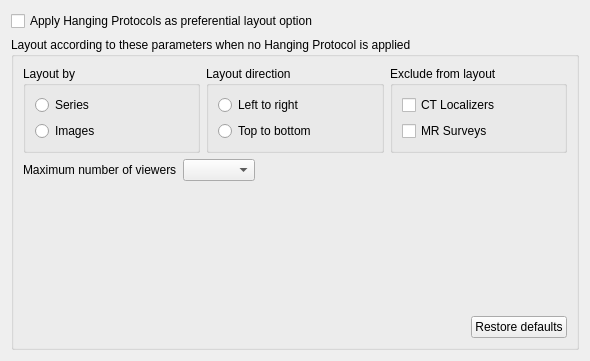
<?xml version="1.0" encoding="UTF-8"?>
<ui version="4.0">
 <class>udg::QLayoutOptionsWidgetBase</class>
 <widget class="QWidget" name="udg::QLayoutOptionsWidgetBase">
  <property name="geometry">
   <rect>
    <x>0</x>
    <y>0</y>
    <width>590</width>
    <height>361</height>
   </rect>
  </property>
  <property name="windowTitle">
   <string/>
  </property>
  <layout class="QGridLayout" name="gridLayout_2">
   <item row="1" column="0">
    <widget class="QGroupBox" name="groupBox">
     <property name="sizePolicy">
      <sizepolicy hsizetype="Preferred" vsizetype="Preferred">
       <horstretch>0</horstretch>
       <verstretch>0</verstretch>
      </sizepolicy>
     </property>
     <property name="title">
      <string>Layout according to these parameters when no Hanging Protocol is applied</string>
     </property>
     <property name="flat">
      <bool>false</bool>
     </property>
     <layout class="QGridLayout" name="gridLayout">
      <item row="2" column="0" colspan="2">
       <spacer name="verticalSpacer">
        <property name="orientation">
         <enum>Qt::Vertical</enum>
        </property>
        <property name="sizeHint" stdset="0">
         <size>
          <width>20</width>
          <height>40</height>
         </size>
        </property>
       </spacer>
      </item>
      <item row="0" column="0" colspan="2">
       <layout class="QHBoxLayout" name="horizontalLayout_4">
        <item>
         <widget class="QGroupBox" name="groupBox_6">
          <property name="title">
           <string>Layout by</string>
          </property>
          <layout class="QGridLayout" name="gridLayout_5">
           <item row="0" column="0">
            <widget class="QRadioButton" name="m_unfoldBySeriesRadioButton">
             <property name="text">
              <string>Series</string>
             </property>
            </widget>
           </item>
           <item row="1" column="0">
            <widget class="QRadioButton" name="m_unfoldByImagesRadioButton">
             <property name="text">
              <string>Images</string>
             </property>
            </widget>
           </item>
          </layout>
         </widget>
        </item>
        <item>
         <widget class="QGroupBox" name="groupBox_7">
          <property name="title">
           <string>Layout direction</string>
          </property>
          <layout class="QGridLayout" name="gridLayout_6">
           <item row="0" column="0">
            <widget class="QRadioButton" name="m_leftToRightRadioButton">
             <property name="text">
              <string>Left to right</string>
             </property>
            </widget>
           </item>
           <item row="1" column="0">
            <widget class="QRadioButton" name="m_topToBottomRadioButton">
             <property name="text">
              <string>Top to bottom</string>
             </property>
            </widget>
           </item>
          </layout>
         </widget>
        </item>
        <item>
         <widget class="QGroupBox" name="groupBox_8">
          <property name="title">
           <string>Exclude from layout</string>
          </property>
          <layout class="QGridLayout" name="gridLayout_7">
           <item row="0" column="0">
            <widget class="QCheckBox" name="m_localizerCheckBox">
             <property name="text">
              <string>CT Localizers</string>
             </property>
            </widget>
           </item>
           <item row="1" column="0">
            <widget class="QCheckBox" name="m_surveyCheckBox">
             <property name="text">
              <string>MR Surveys</string>
             </property>
            </widget>
           </item>
          </layout>
         </widget>
        </item>
       </layout>
      </item>
      <item row="3" column="1">
       <widget class="QPushButton" name="m_restoreDefaultsButton">
        <property name="text">
         <string>Restore defaults</string>
        </property>
        <property name="icon">
         <iconset resource="../main/main.qrc">
          <normaloff>:/images/icons/edit-clear.svg</normaloff>:/images/icons/edit-clear.svg</iconset>
        </property>
       </widget>
      </item>
      <item row="1" column="0" colspan="2">
       <layout class="QHBoxLayout" name="horizontalLayout_5">
        <item>
         <widget class="QLabel" name="label_3">
          <property name="text">
           <string>Maximum number of viewers</string>
          </property>
         </widget>
        </item>
        <item>
         <widget class="QComboBox" name="m_maxViewersComboBox"/>
        </item>
        <item>
         <spacer name="horizontalSpacer_5">
          <property name="orientation">
           <enum>Qt::Horizontal</enum>
          </property>
          <property name="sizeHint" stdset="0">
           <size>
            <width>40</width>
            <height>20</height>
           </size>
          </property>
         </spacer>
        </item>
       </layout>
      </item>
      <item row="3" column="0">
       <spacer name="horizontalSpacer">
        <property name="orientation">
         <enum>Qt::Horizontal</enum>
        </property>
        <property name="sizeHint" stdset="0">
         <size>
          <width>40</width>
          <height>20</height>
         </size>
        </property>
       </spacer>
      </item>
     </layout>
    </widget>
   </item>
   <item row="0" column="0">
    <widget class="QCheckBox" name="m_applyHangingProtocolAsFirstOptionCheckBox">
     <property name="text">
      <string>Apply Hanging Protocols as preferential layout option</string>
     </property>
    </widget>
   </item>
  </layout>
 </widget>
 <resources>
  <include location="../main/main.qrc"/>
  <include location="../main/main.qrc"/>
 </resources>
 <connections/>
</ui>
